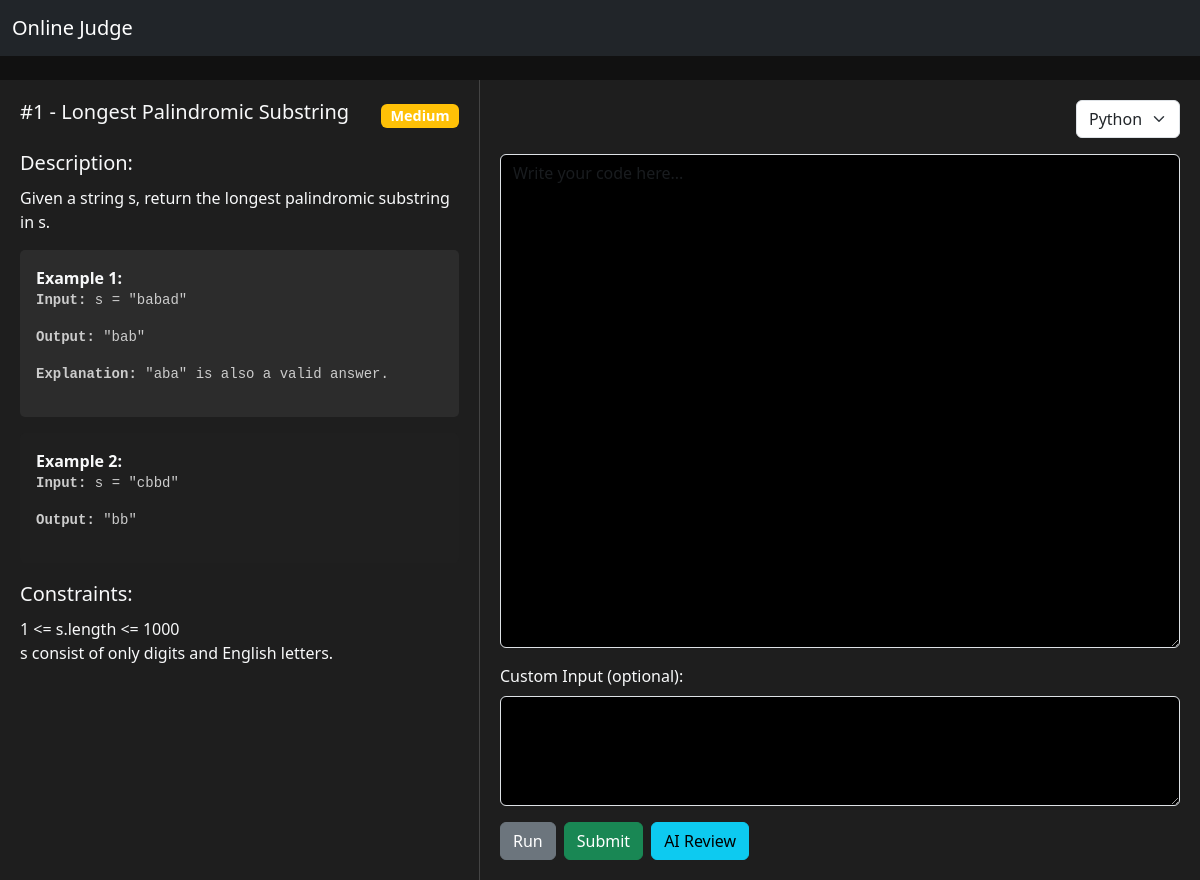
The app's page /problems/problems/1/ (signed in) with its own data.
### problems/models.py (models this page shows, shortened)
class Problem(models.Model):
    DIFFICULTY = [
        ('Easy', 'Easy'),
        ('Medium', 'Medium'),
        ('Hard', 'Hard'),
    ]
    title = models.CharField(max_length=50)
    description = models.TextField()
    difficulty = models.CharField(max_length=10, choices=DIFFICULTY)
    input_testcase = models.TextField()
    output_testcase = models.TextField()
    testcase_explanation = models.TextField()
    isSolved = models.BooleanField(default=False)
    topic = models.CharField(max_length=50)
    constraints = models.TextField()

### problems/views.py (the view, shortened to what this page needs)
# urls.py: path('problems/<int:problem_id>/', problem_detail, name='problem_detail'),
@login_required(login_url='/login/')
def problem_detail(request, problem_id):
    req_problem = Problem.objects.get(id=problem_id)
    input_lines = req_problem.input_testcase.strip().split('\n')
    output_lines = req_problem.output_testcase.strip().split('\n')
    explanations = req_problem.testcase_explanation.strip().split('\n') if req_problem.testcase_explanation else []
    testcases = []
    for i in range(len(input_lines)):
        input_line = input_lines[i] if i < len(input_lines) else ''
        output_line = output_lines[i] if i < len(output_lines) else ''
        explanation_line = explanations[i] if i < len(explanations) else ''
        testcases.append((input_line, output_line, explanation_line))
    context = {
        "req_problem": req_problem,
        "testcases": testcases,
    }
    return render(request, "problem_detail.html", context)

### problems/templates/problem_detail.html (shortened to what this page needs)
<!DOCTYPE html>
<html lang="en">
<head>
    <link href="https://cdn.jsdelivr.net/npm/bootstrap@5.3.0/dist/css/bootstrap.min.css" rel="stylesheet">
</head>
<body>
    <nav class="navbar navbar-expand-lg navbar-dark bg-dark mb-4">
        <div class="container-fluid">
            <a class="navbar-brand text-center" href="{% url 'problem_list' %}">Online Judge</a>
        </div>
    </nav>
    <div class="container-flex">
        <div class="left-panel">
            <div class="d-flex justify-content-between align-items-center mb-3">
                <h5>#{{ req_problem.id }} - {{ req_problem.title }}</h5>
                <span class="badge
                {% if req_problem.difficulty == 'Easy' %}bg-success
                {% elif req_problem.difficulty == 'Medium' %}bg-warning
                {% elif req_problem.difficulty == 'Hard' %}bg-danger
                {% endif %}">
                    {{ req_problem.difficulty }}
                </span>
            </div>
            <div>
                <div class="section-title">Description:</div>
                <p>{{ req_problem.description }}</p>
            </div>
            {% for input, output, explanation in testcases|slice:":2" %}
            <div class="testcase-block">
                <strong>Example {{ forloop.counter }}:</strong>
                <pre><strong>Input:</strong> {{ input }}</pre>
                <pre><strong>Output:</strong> {{ output }}</pre>
                {% if explanation %}
                <pre><strong>Explanation:</strong> {{ explanation }}</pre>
                {% endif %}
            </div>
            {% endfor %}
            <div class="section-title">Constraints:</div>
            <p>{{ req_problem.constraints|linebreaksbr }}</p>
        </div>
        <div class="right-panel">
            <form method="POST" action="{% url 'handle_code' req_problem.id %}">
                <div class="d-flex justify-content-end mb-3">
                    <select name="language" class="form-select w-auto">
                        <option value="python" {% if language == "python" %}selected{% endif %}>Python</option>
                    </select>
                </div>
                <div class="mb-3">
                    <textarea name="code" class="form-control" rows="20" placeholder="Write your code here..."
                        style="background-color: black; color: white;">{{ code|default_if_none:"" }}</textarea>
                </div>
                <div class="mb-3">
                    <label for="custom_input" class="form-label">Custom Input (optional):</label>
                    <textarea name="custom_input" id="custom_input" class="form-control" rows="4"
                        style="background-color: black; color: white;">{{ custom_input|default_if_none:"" }}</textarea>
                </div>
                <div class="d-flex gap-2">
                    <button type="submit" name="action" value="run" class="btn btn-secondary">Run</button>
                    <button type="submit" name="action" value="submit" class="btn btn-success">Submit</button>
                    <button type="submit" name="action" value="ai_review" class="btn btn-info">AI Review</button>
                </div>
            </form>
        </div>
    </div>
</body>
</html>

### problems/templates/problem_detail.html (style rules this page uses)
body { background-color: #111; color: #f8f9fa; }
.container-flex { display: flex; }
.left-panel { width: 40%; background-color: #1e1e1e; padding: 20px; border-right: 1px solid #444; }
.right-panel { width: 60%; background-color: #1e1e1e; padding: 20px; }
.section-title { font-size: 1.25rem; margin-top: 1rem; margin-bottom: 0.5rem; }
.testcase-block:nth-child(odd) { background-color: #2c2c2c; }
.testcase-block:nth-child(even) { background-color: #1f1f1f; }
.testcase-block { padding: 1rem; border-radius: 5px; margin-bottom: 1rem; }
pre { background: none; color: #ccc; }
select, textarea { background-color: #2b2b2b; color: white; }
.badge { font-size: 0.9rem; }

### records on screen
Problem: id "1", title "Longest Palindromic Substring", difficulty "Medium", description "Given a string s, return the longest palindromic substring in s.", testcases "\"aba\" is also a valid answer.", constraints "1 <= s.length <= 1000 s consist of only digits and English letters."

### other values on screen
{{ input }} "s = \"babad\"" "s = \"cbbd\""
{{ output }} "\"bab\"" "\"bb\""
